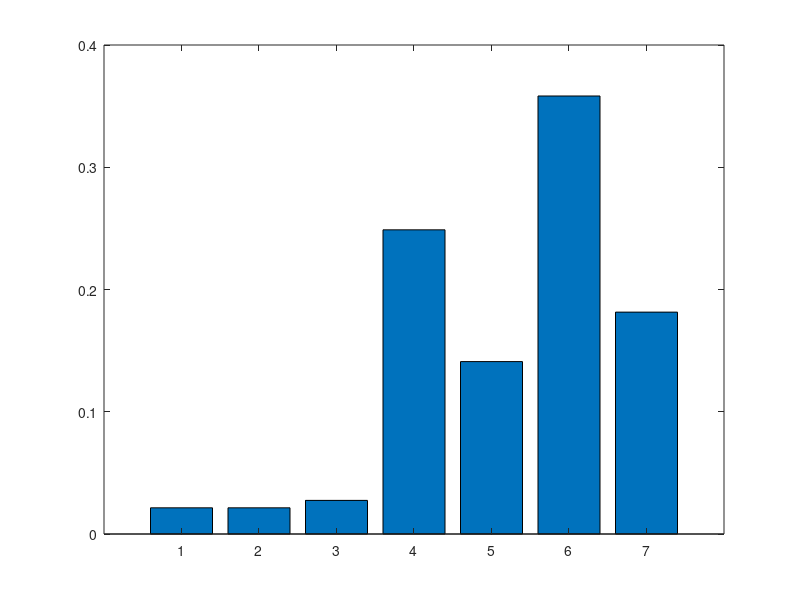

Recreate this plot in MATLAB.
d=0.85;
N=7;

I=speye(N)

w2=sparse([1 1 2 2 2 3 3 3 4 4 5 5 6 6 7])
w1=sparse([4 6 3 4 5 5 6 7 5 6 4 6 4 7 6])

B=sparse(w1,w2,1,N,N)

L=sum(B).' %L to wektor sum wierszy macierzy B

b=sparse(N,1)
b(:,:) = (1-d)/N

A=spdiags(1./L,0,N,N)

M = I - d*B*A
r = M\b

bar(r)

M